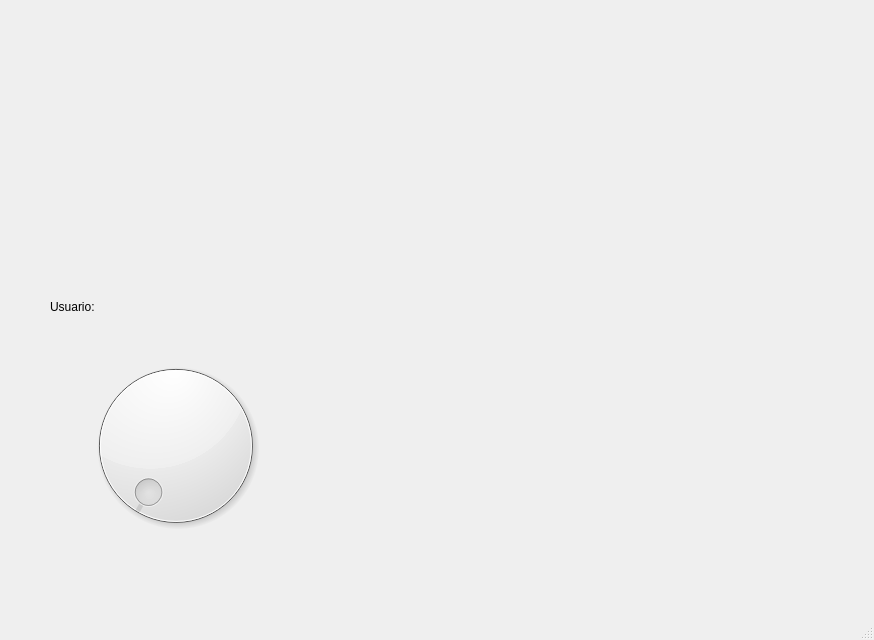
<?xml version="1.0" encoding="UTF-8"?>
<ui version="4.0">
 <class>MainWindow</class>
 <widget class="QMainWindow" name="MainWindow">
  <property name="geometry">
   <rect>
    <x>0</x>
    <y>0</y>
    <width>874</width>
    <height>640</height>
   </rect>
  </property>
  <property name="windowTitle">
   <string>MainWindow</string>
  </property>
  <widget class="QWidget" name="centralwidget">
   <widget class="QLabel" name="label">
    <property name="geometry">
     <rect>
      <x>40</x>
      <y>40</y>
      <width>151</width>
      <height>151</height>
     </rect>
    </property>
    <property name="text">
     <string/>
    </property>
    <property name="pixmap">
     <pixmap>../Imagenes/Xd.jpg</pixmap>
    </property>
    <property name="scaledContents">
     <bool>true</bool>
    </property>
   </widget>
   <widget class="QLabel" name="label_2">
    <property name="geometry">
     <rect>
      <x>690</x>
      <y>20</y>
      <width>151</width>
      <height>181</height>
     </rect>
    </property>
    <property name="text">
     <string/>
    </property>
    <property name="pixmap">
     <pixmap>../Imagenes/Xd.jpg</pixmap>
    </property>
    <property name="scaledContents">
     <bool>true</bool>
    </property>
   </widget>
   <widget class="QLabel" name="label_4">
    <property name="geometry">
     <rect>
      <x>690</x>
      <y>470</y>
      <width>161</width>
      <height>151</height>
     </rect>
    </property>
    <property name="text">
     <string/>
    </property>
    <property name="pixmap">
     <pixmap>../Imagenes/Xd.jpg</pixmap>
    </property>
    <property name="scaledContents">
     <bool>true</bool>
    </property>
   </widget>
   <widget class="QLabel" name="label_3">
    <property name="geometry">
     <rect>
      <x>50</x>
      <y>300</y>
      <width>47</width>
      <height>13</height>
     </rect>
    </property>
    <property name="text">
     <string>Usuario:</string>
    </property>
   </widget>
   <widget class="QDial" name="dial_Integrantes">
    <property name="geometry">
     <rect>
      <x>80</x>
      <y>340</y>
      <width>191</width>
      <height>211</height>
     </rect>
    </property>
   </widget>
   <widget class="QLabel" name="label_5">
    <property name="geometry">
     <rect>
      <x>400</x>
      <y>240</y>
      <width>161</width>
      <height>151</height>
     </rect>
    </property>
    <property name="text">
     <string/>
    </property>
    <property name="pixmap">
     <pixmap>../Imagenes/Xd.jpg</pixmap>
    </property>
    <property name="scaledContents">
     <bool>true</bool>
    </property>
   </widget>
  </widget>
  <widget class="QMenuBar" name="menubar">
   <property name="geometry">
    <rect>
     <x>0</x>
     <y>0</y>
     <width>874</width>
     <height>21</height>
    </rect>
   </property>
  </widget>
  <widget class="QStatusBar" name="statusbar"/>
 </widget>
 <resources>
  <include location="../Imagenes/Recursos.qrc"/>
 </resources>
 <connections/>
</ui>
